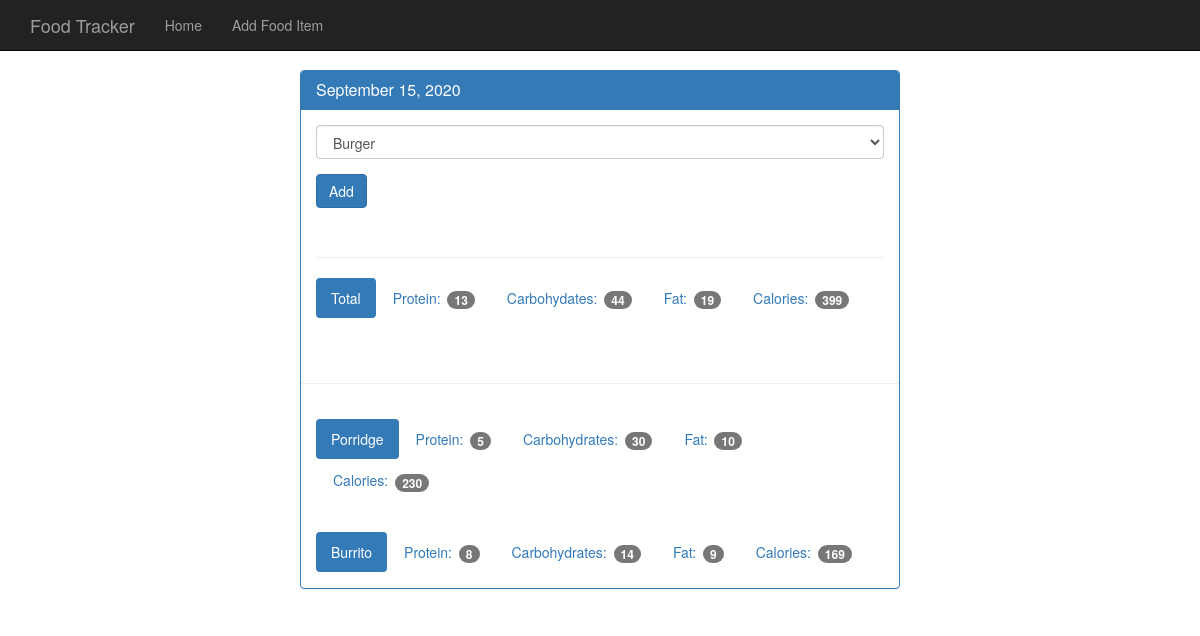
Page /view/20200915 on the committed database.
### tables this page shows
CREATE TABLE food (
    id integer primary key autoincrement,
    name text not null,
    protein integer not null,
    carbohydrates integer not null,
    fat integer not null,
    calories integer not null
);

### app.py (the view)
@app.route('/view/<date>', methods=['GET', 'POST'])  # date is going to be in format like 20170520
def view(date):
    db = get_db()
    cur = db.execute('select id, entry_date from log_date where entry_date = ?', [date])
    date_result = cur.fetchone()
    if request.method == 'POST':
        db.execute('insert into food_date (food_id, log_date_id) values (?, ?)',
                   [request.form['food-select'],
                    date_result['id']])
        db.commit()
    d = datetime.strptime(str(date_result['entry_date']), '%Y%m%d')
    pretty_date = datetime.strftime(d, '%B %d, %Y')
    food_cur = db.execute('select id, name from food')
    food_results = food_cur.fetchall()
    log_cur = db.execute('select food.name, food.protein, food.carbohydrates, food.fat, food.calories '
                         'from food_date join log_date on log_date.id = food_date.log_date_id '
                         'join food on food.id = food_date.food_id '
                         'where log_date.entry_date = ?', [date])
    log_results = log_cur.fetchall()
    totals = {'protein': 0, 'carbohydrates': 0, 'fat': 0, 'calories': 0}
    for food_item in log_results:
        totals['protein'] += food_item['protein']
        totals['carbohydrates'] += food_item['carbohydrates']
        totals['fat'] += food_item['fat']
        totals['calories'] += food_item['calories']
    return render_template('day.html', entry_date=date_result['entry_date'], pretty_date=pretty_date,
                           food_results=food_results, log_results=log_results, totals=totals)

### database.py (called while the page is built)
def connect_db():
    sql = sqlite3.connect('d:\\dev\\python\\display_all_foods\\food_log.db')
    sql.row_factory = sqlite3.Row
    return sql

def get_db():
    if not hasattr(g, 'sqlite_db'):
        g.sqlite_db = connect_db()
    return g.sqlite_db

### templates/day.html
{% extends "base.html" %}
{% block body %}
{% include "top_nav.html" %}
<div class="container theme-showcase col-sm-6 col-sm-offset-3" role="main">
    <div class="row">
        <div>
            <div class="panel panel-primary">
                <div class="panel-heading">
                    <h3 class="panel-title">{{ pretty_date }}</h3>
                </div>
                <div class="panel-body">
                    <form method="POST" action="{{ url_for('view', date=entry_date) }}">
                        <div class="form-group">
                            <select class="form-control" name="food-select">
                                {% for food in food_results %}
                                <option value="{{ food.id }}">{{ food.name }}</option>
                                {% endfor %}
                            </select>
                        </div>
                        <button type="submit" class="btn btn-primary">Add</button>
                    </form>
                    <div class="page-header"></div>
                    <ul class="nav nav-pills" role="tablist">
                        <li class="active"><a>Total</a></li>
                        <li><a>Protein: <span class="badge">{{ totals.protein }}</span></a></li>
                        <li><a>Carbohydates: <span class="badge">{{ totals.carbohydrates }}</span></a></li>
                        <li><a>Fat: <span class="badge">{{ totals.fat }}</span></a></li>
                        <li><a>Calories: <span class="badge">{{ totals.calories }}</span></a></li>
                    </ul>
                </div>
                <div class="page-header"></div>
                {% for food in log_results %}
                <div class="panel-body">
                    <ul class="nav nav-pills" role="tablist">
                        <li class="active"><a>{{ food.name }}</a></li>
                        <li><a>Protein: <span class="badge">{{ food.protein }}</span></a></li>
                        <li><a>Carbohydrates: <span class="badge">{{ food.carbohydrates }}</span></a></li>
                        <li><a>Fat: <span class="badge">{{ food.fat }}</span></a></li>
                        <li><a>Calories: <span class="badge">{{ food.calories }}</span></a></li>
                    </ul>
                </div>
                {% endfor %}
            </div>
        </div>
    </div>
</div>
{% endblock %}

### static/theme.css (style rules this page uses)
body { padding-top: 70px; padding-bottom: 30px; }

### rows in the picture
food: name "Porridge", protein "5", carbohydrates "30", fat "10", calories "230"
food: name "Burrito", protein "8", carbohydrates "14", fat "9", calories "169"

### other values in the picture
{{ pretty_date }} "September 15, 2020"
{{ totals.protein }} "13"
{{ totals.carbohydrates }} "44"
{{ totals.fat }} "19"
{{ totals.calories }} "399"
form field food-select "Burger"
